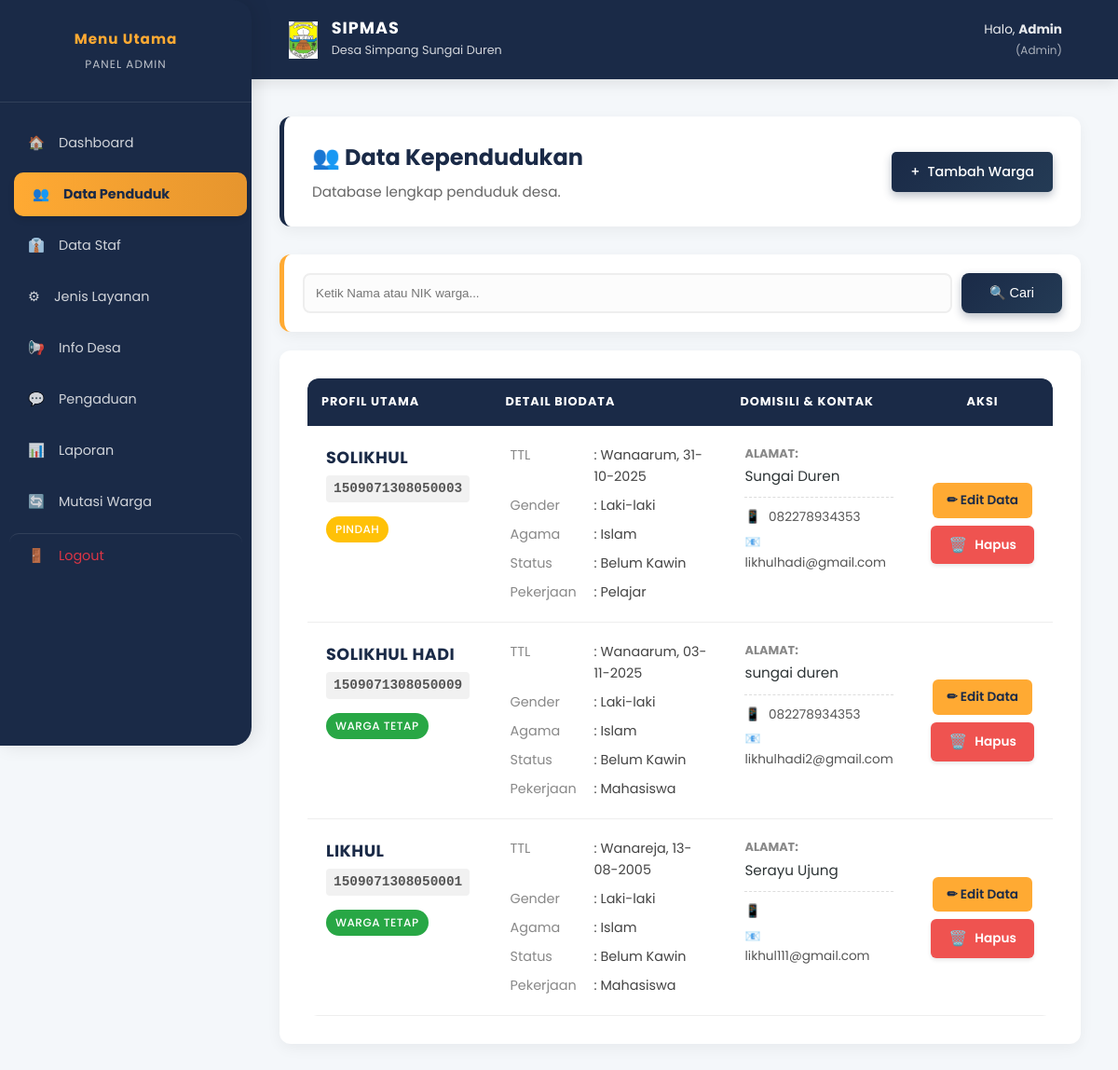
The app's page /index.php?page=manajemen_penduduk (signed in) with its own data.
### tables this page shows
CREATE TABLE `users` (
  `id` int(11) NOT NULL,
  `role` enum('admin','kades','masyarakat') NOT NULL,
  `nik` char(16) DEFAULT NULL,
  `nama_lengkap` varchar(150) NOT NULL,
  `tempat_lahir` varchar(50) DEFAULT NULL,
  `tanggal_lahir` date DEFAULT NULL,
  `jenis_kelamin` enum('Laki-laki','Perempuan') DEFAULT NULL,
  `agama` varchar(20) DEFAULT NULL,
  `status_perkawinan` enum('Belum Kawin','Kawin','Cerai Hidup','Cerai Mati') DEFAULT NULL,
  `pekerjaan` varchar(50) DEFAULT NULL,
  `email` varchar(100) NOT NULL,
  `password` varchar(255) NOT NULL,
  `no_hp` varchar(20) DEFAULT NULL,
  `alamat` text DEFAULT NULL,
  `jabatan` varchar(100) DEFAULT NULL,
  `status_kependudukan` enum('Tetap','Pindah','Meninggal') DEFAULT 'Tetap',
  `status_akun` tinyint(1) DEFAULT 1,
  `created_at` timestamp NOT NULL DEFAULT current_timestamp(),
  `updated_at` timestamp NOT NULL DEFAULT current_timestamp() ON UPDATE current_timestamp()
);

### controllers/UserController.php (called while the page is built, shortened)
<?php
class UserController {
    private $conn;
    public function __construct($db) {
        $this->conn = $db;
    }
    public function getAllMasyarakat($keyword = null) {
        $sql = "SELECT * FROM users WHERE role = 'masyarakat'";
        $sql .= " ORDER BY created_at DESC";
        $stmt = $this->conn->prepare($sql);
        $stmt->execute();
        return $stmt->fetchAll();
    }
}
?>

### views/admin/penduduk_list.php (the view, shortened to what this page needs)
<section id="manajemen-penduduk">
    <div class="content-header">
        <div>
            <h2 style="margin: 0; color: var(--primary);">👥 Data Kependudukan</h2>
            <p style="margin: 5px 0 0; color: #666;">Database lengkap penduduk desa.</p>
        </div>
        <a href="index.php?page=form_penduduk" class="btn-primary" style="text-decoration: none; border-radius: 5px; padding: 10px 20px; display: flex; align-items: center; gap: 8px;">
            <span>+</span> Tambah Warga
        </a>
    </div>
    <div class="card" style="padding: 20px; margin-bottom: 20px; background: white; border-left: 5px solid var(--accent);">
        <form action="index.php" method="GET" style="display: flex; gap: 10px; margin: 0;">
            <input type="text" name="cari" placeholder="Ketik Nama atau NIK warga..." value="<?= $_GET['cari'] ?? '' ?>"
                   style="flex: 1; margin: 0; padding: 12px; border: 2px solid #eee; border-radius: 8px;">
            <button type="submit" class="btn-primary" style="padding: 0 30px;">🔍 Cari</button>
        </form>
    </div>
    <div class="card">
        <div class="table-responsive">
            <table style="width: 100%; border-collapse: separate; border-spacing: 0;">
                <thead>
                    <tr style="background: #f8f9fa;">
                        <th style="width: 25%; padding: 15px;">Profil Utama</th>
                        <th style="width: 35%; padding: 15px;">Detail Biodata</th>
                        <th style="width: 25%; padding: 15px;">Domisili & Kontak</th>
                        <th style="width: 15%; text-align: center; padding: 15px;">Aksi</th>
                    </tr>
                </thead>
                <tbody>
                    <?php if(empty($daftarPenduduk)): ?>
                        <tr>
                            <td colspan="4" style="text-align: center; padding: 50px; color: #888;">
                                <div style="font-size: 3rem; margin-bottom: 10px;">📭</div>
                                <h4>Data tidak ditemukan</h4>
                            </td>
                        </tr>
                    <?php else: ?>
                        <?php foreach($daftarPenduduk as $u): ?>
                        <tr>
                            <td style="vertical-align: top; padding: 20px; border-bottom: 1px solid #eee;">
                                <div style="margin-bottom: 5px;">
                                    <strong style="font-size: 1.1rem; color: var(--primary); text-transform: uppercase; letter-spacing: 0.5px;">
                                        <?= htmlspecialchars($u->nama_lengkap) ?>
                                    </strong>
                                </div>
                                <div style="font-family: 'Courier New', monospace; font-weight: bold; color: #555; background: #f1f1f1; padding: 3px 8px; border-radius: 4px; display: inline-block; font-size: 0.9rem;">
                                    <?= htmlspecialchars($u->nik) ?>
                                </div>
                                <div style="margin-top: 15px;">
                                    <?php
                                        $bgStatus = '#28a745';
                                        $labelStatus = 'Warga Tetap';
                                        if($u->status_kependudukan == 'Pindah') { $bgStatus = '#ffc107'; $labelStatus = 'Pindah'; }
                                        elseif($u->status_kependudukan == 'Meninggal') { $bgStatus = '#343a40'; $labelStatus = 'Meninggal'; }
                                    ?>
                                    <span class="badge" style="background-color: <?= $bgStatus ?>; color: white; font-weight: 500; padding: 5px 10px;">
                                        <?= $labelStatus ?>
                                    </span>
                                </div>
                            </td>
                            <td style="vertical-align: top; padding: 20px; border-bottom: 1px solid #eee;">
                                <div style="display: grid; grid-template-columns: 90px auto; row-gap: 8px; font-size: 0.9rem; color: #444;">
                                    <span style="color: #888;">TTL</span>
                                    <span>: <?= htmlspecialchars($u->tempat_lahir ?? '-') ?>, <?= $u->tanggal_lahir ? date('d-m-Y', strtotime($u->tanggal_lahir)) : '-' ?></span>
                                    <span style="color: #888;">Gender</span>
                                    <span>: <?= htmlspecialchars($u->jenis_kelamin ?? '-') ?></span>
                                    <span style="color: #888;">Agama</span>
                                    <span>: <?= htmlspecialchars($u->agama ?? '-') ?></span>
                                    <span style="color: #888;">Status</span>
                                    <span>: <?= htmlspecialchars($u->status_perkawinan ?? '-') ?></span>
                                    <span style="color: #888;">Pekerjaan</span>
                                    <span>: <?= htmlspecialchars($u->pekerjaan ?? '-') ?></span>
                                </div>
                            </td>
                            <td style="vertical-align: top; padding: 20px; border-bottom: 1px solid #eee;">
                                <div style="margin-bottom: 12px;">
                                    <strong style="display: block; font-size: 0.8rem; color: #888; margin-bottom: 3px;">ALAMAT:</strong>
                                    <span style="line-height: 1.4; display: block;">
                                        <?= nl2br(htmlspecialchars($u->alamat)) ?>
                                    </span>
                                </div>
                                <div style="font-size: 0.85rem; color: #555; border-top: 1px dashed #ddd; padding-top: 10px;">
                                    <div style="margin-bottom: 5px;">
                                        <span style="margin-right: 5px;">📱</span> <?= htmlspecialchars($u->no_hp ?? '-') ?>
                                    </div>
                                    <div>
                                        <span style="margin-right: 5px;">📧</span> <?= htmlspecialchars($u->email) ?>
                                    </div>
                                </div>
                            </td>
                            <td style="vertical-align: middle; padding: 20px; border-bottom: 1px solid #eee; text-align: center;">
                                <div style="display: flex; flex-direction: column; gap: 8px;">
                                    <a href="index.php?page=form_penduduk&id=<?= $u->id ?>"
                                       class="btn-warning"
                                       style="padding: 8px 15px; font-size: 0.85rem; text-decoration: none; border-radius: 6px; text-align: center; font-weight: 600;">
                                       ✏ Edit Data
                                    </a>
                                    <a href="#" onclick="showPopup('delete', 'Hapus Data?', 'Data penduduk <?= htmlspecialchars($u->nama_lengkap) ?> akan dihapus permanen.', () => window.location.href='index.php?action=hapus_penduduk&id=<?= $u->id ?>')" class="btn-action btn-delete">
                                        <span class="icon">🗑️</span> Hapus
                                    </a>
                                </div>
                            </td>
                        </tr>
                        <?php endforeach; ?>
                    <?php endif; ?>
                </tbody>
            </table>
        </div>
    </div>
</section>

### assets/css/style.css (style rules this page uses)
:root { --primary: #1a2a47; --primary-gradient: linear-gradient(135deg, #1a2a47 0%, #243b55 100%); --accent: #ffaa33; --accent-gradient: linear-gradient(135deg, #ffaa33 0%, #e6952e 100%); --primary-color: #1a2a47; --accent-color: #ffaa33; --success-color: #28a745; --danger-color: #dc3545; --success: #28a745; --danger: #dc3545; --warning: #ffc107; --bg-body: #f4f7fa; --bg-glass: rgba(255, 255, 255, 0.95); --bg-card: #ffffff; --text-main: #2d3436; --text-muted: #636e72; --radius: 12px; --shadow-soft: 0 5px 15px rgba(0, 0, 0, 0.05); --shadow-float: 0 15px 35px rgba(26, 42, 71, 0.15); --transition: all 0.3s cubic-bezier(0.4, 0, 0.2, 1); }
* { box-sizing: border-box; }
body { font-family: 'Poppins', sans-serif; background-color: var(--bg-body); color: var(--text-main); margin: 0; padding: 0; font-size: 0.95rem; line-height: 1.6; }
.content-header { background: white; padding: 25px 30px; border-radius: var(--radius); box-shadow: var(--shadow-soft); margin-bottom: 30px; display: flex; justify-content: space-between; align-items: center; border-left: 5px solid var(--primary); }
.content-header h2 { margin: 0; color: var(--primary); font-size: 1.5rem; font-weight: 700; }
.card { background: var(--bg-card); border-radius: var(--radius); box-shadow: var(--shadow-soft); padding: 30px; margin-bottom: 30px; border: none; transition: var(--transition); position: relative; overflow: hidden; }
.btn-action { display: inline-flex; align-items: center; justify-content: center; gap: 8px; padding: 8px 16px; border-radius: 6px; font-weight: 600; font-size: 0.85rem; text-decoration: none; border: none; cursor: pointer; transition: all 0.2s ease; white-space: nowrap; box-shadow: 0 2px 4px rgba(0,0,0,0.1); min-width: 100px; }
.btn-delete { background-color: #ef5350; color: white; }
.btn-action i, .btn-action span.icon { font-size: 1rem; }
.btn-primary, button { background: var(--primary) !important; background: var(--primary-gradient) !important; color: white !important; padding: 10px 22px; border-radius: 8px; border: none; cursor: pointer; font-size: 0.9rem; font-weight: 500; box-shadow: 0 4px 10px rgba(26, 42, 71, 0.3); text-decoration: none; display: inline-block; transition: var(--transition); }
.btn-warning { background-color: var(--accent); color: var(--primary); }
form input, form select, form textarea { width: 100%; padding: 15px; margin-bottom: 20px; border: 1px solid #e0e6ed; border-radius: 10px; background-color: #fcfcfc; transition: var(--transition); }
.table-responsive { overflow-x: auto; border-radius: var(--radius); }
table { width: 100%; border-collapse: separate; border-spacing: 0; background: white; }
table th { background-color: var(--primary); color: white; padding: 18px; text-transform: uppercase; font-size: 0.8rem; letter-spacing: 1px; text-align: left; }
table th:first-child { border-top-left-radius: 10px; }
table th:last-child { border-top-right-radius: 10px; }
table td { padding: 18px; border-bottom: 1px solid #f0f0f0; vertical-align: middle; }
table tr:last-child td { border-bottom: none; }
.badge { padding: 8px 15px; border-radius: 50px; font-size: 0.7rem; font-weight: 800; text-transform: uppercase; letter-spacing: 0.5px; display: inline-flex; align-items: center; justify-content: center; white-space: nowrap; vertical-align: middle; line-height: normal; }
.badge { padding: 6px 12px; border-radius: 30px; font-size: 0.75rem; font-weight: 700; text-transform: uppercase; }
td .btn-success, td .btn-primary, td .btn-danger, td .btn-warning { white-space: nowrap; margin: 0 2px; }
td div[style*="display: flex"] { flex-wrap: nowrap; }

### records on screen
users: nama_lengkap "SOLIKHUL", nik "1509071308050003", status_kependudukan "PINDAH", tempat_lahir "Wanaarum", tanggal_lahir "31-10-2025", jenis_kelamin "Laki-laki", agama "Islam", status_perkawinan "Belum Kawin", pekerjaan "Pelajar", alamat "Sungai Duren", no_hp "082278934353", email "likhulhadi@gmail.com"
users: nama_lengkap "SOLIKHUL HADI", nik "1509071308050009", labelStatus "WARGA TETAP", tempat_lahir "Wanaarum", tanggal_lahir "03-11-2025", jenis_kelamin "Laki-laki", agama "Islam", status_perkawinan "Belum Kawin", pekerjaan "Mahasiswa", alamat "sungai duren", no_hp "082278934353", email "likhulhadi2@gmail.com"
users: nama_lengkap "LIKHUL", nik "1509071308050001", labelStatus "WARGA TETAP", tempat_lahir "Wanareja", tanggal_lahir "13-08-2005", jenis_kelamin "Laki-laki", agama "Islam", status_perkawinan "Belum Kawin", pekerjaan "Mahasiswa", alamat "Serayu Ujung", email "likhul111@gmail.com"

### other values on screen
$nama "Admin"
$role "Admin"
$role "ADMIN"
